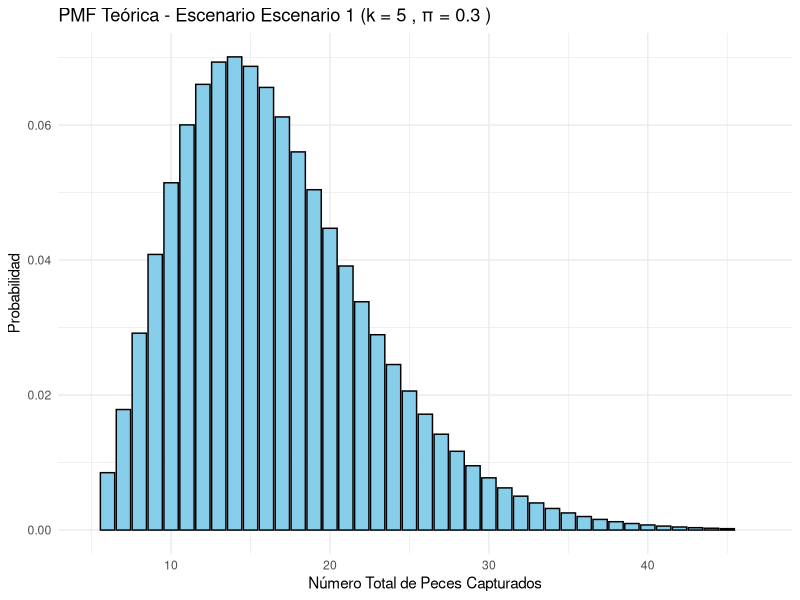
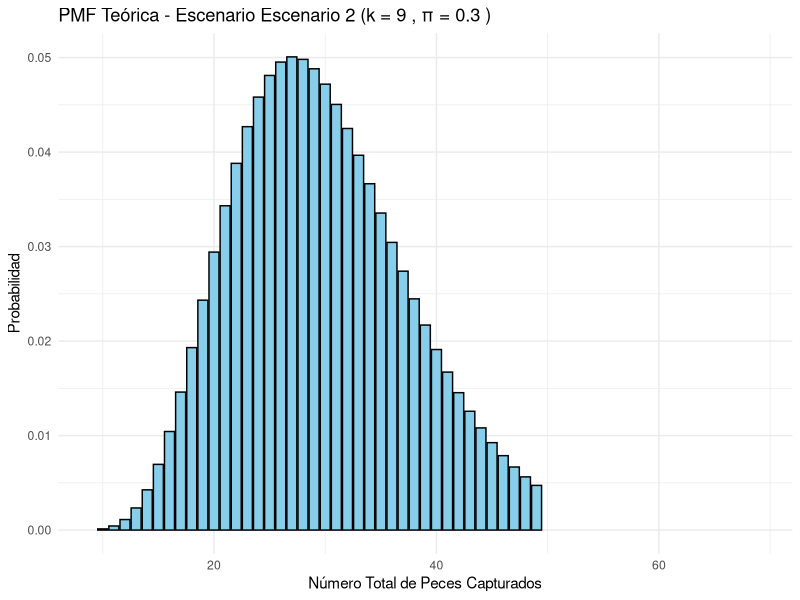
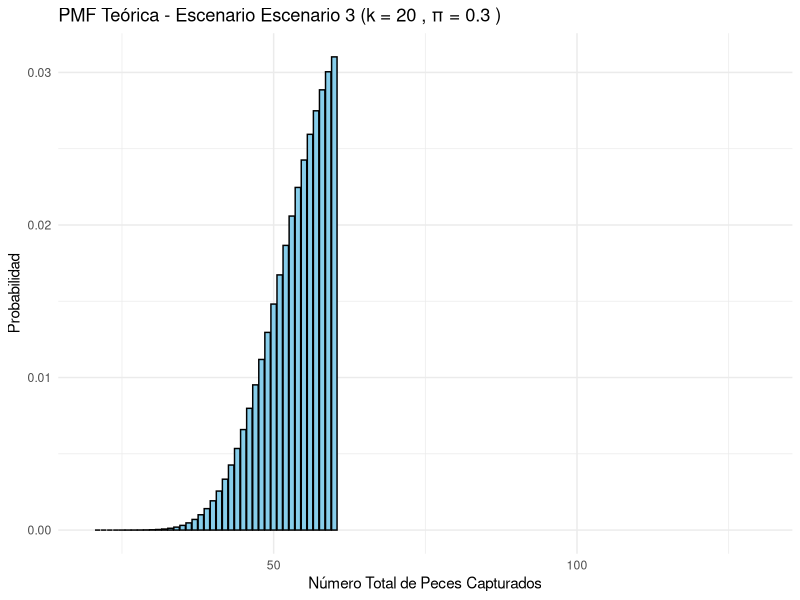

Recreate these plots in R, in order.
# -------------------------------
# UNIVERSIDAD AUTONOMA DE OCCIDENTE
## MAESTRIA EN INTELIGENCIA ARTIFICIAL Y CIENCIA DE DATOS
## INFERENCIA ESTADISTICA
## DESAFÍO 1
## Profesor: Cristian E García.
## Alumno: Yoniliman Galvis Aguirre
## Codigo: 22500214
## CALI - COLOMBIA
### 02/24/2025
# -------------------------------

# -------------------------------
# PREPARAR EL SISTEMA Y CARGAR LIBRERIAS Y 
# -------------------------------

# Variable de control para habilitar o deshabilitar la eliminación de archivos, si tiene problemas para instalar un paqute puede que ayude borrar estos archivos , primero ejecuta este Chunk en FALSE, si hay problemas llevalo a TRUE y ejecuta este Chunk de nuevo. ES probable que tenga que instalar las siguientes dependencias uasndo los siguientes comandos en uan terminal: 
# sudo apt-get update
# sudo apt-get install libharfbuzz-dev libfribidi-dev libcurl4-openssl-dev libssl-dev libxml2-dev libfontconfig1-dev libfreetype6-dev libpng-dev libtiff5-dev libjpeg-dev

eliminar_archivos_habilitado <- FALSE

# Definir los archivos a eliminar
archivos <- c(".Rhistory", ".RData", ".Rprofile")

# Función para eliminar los archivos si existen
eliminar_archivos <- function(archivos) {
  for (archivo in archivos) {
    if (file.exists(archivo)) {
      file.remove(archivo)
      cat("Archivo eliminado:", archivo, "\n")
    } else {
      cat("Archivo no encontrado:", archivo, "\n")
    }
  }
}

# Eliminar los archivos si se habilitó la opción
if (eliminar_archivos_habilitado) {
  eliminar_archivos(archivos)
} else {
  cat("La eliminación de archivos está deshabilitada.\n")
}

# Instalar y cargar el paquete para manejo de conflictos
install.packages("conflicted")
library(conflicted)

# Preferir funciones específicas de paquetes que estan en conflicto en la librería tidyverse purrr y tidyr las cuales tienen funciones con nombres iguales "stats" y "caret". así que vamos adefinir cual de estas funciones vamos a preferir

conflict_prefer("filter", "dplyr")
conflict_prefer("lag", "dplyr")
conflict_prefer("lift", "purrr")

# Para hacer isntalacion de varios paquetes creamos un vector que contenga los nombre de los paquetes que queremos instalar
paquetes <- c("dplyr", "ggplot2", "caret", "ModelMetrics", "stats4", "tidyverse","tidyr")

# hacemos una Función que nos permite instalar paquetes si no están ya instalados en el sistema
instalar_paquetes <- function(paquetes) {
  paquetes_instalados <- paquetes[paquetes %in% installed.packages()[,"Package"]]
  nuevos_paquetes <- paquetes[!(paquetes %in% installed.packages()[,"Package"])]
  
  if(length(nuevos_paquetes)) {
    install.packages(nuevos_paquetes, quiet = TRUE)
    cat("Se instalaron los siguientes paquetes:", nuevos_paquetes, "\n")
  } else {
    cat("Todos los paquetes ya están instalados.\n")
  }
  
  if(length(paquetes_instalados)) {
    cat("Los siguientes paquetes ya estaban instalados:", paquetes_instalados, "\n")
  }
}

# Instala los paquetes que son necesarios
instalar_paquetes(paquetes)


# Cargar los paquetes
library(dplyr)
library(ggplot2)
library(caret)
library(ModelMetrics)
library(stats4)
library(tidyverse)
library(tidyr)

# -------------------------------
# SITUACION 1
# -------------------------------

# Estimacion de la proporcion de peces en el oceano pacífico
## Definimos los parámetros para hacer la simulacion
set.seed(1234)

# pi_verdadero es el valor real del parámetro que queremos estimar, en este caso es la proporcion de la especie de peces en el oceano pacífico $\pi$, contra este valor es que vamos a comparar los estimadores en la simulación, sin este valor no podriamos hacer la validacion del ECM ó del sesgo de la simulación. Si no se conoce el valor pi_verdadero, no es posible usar ECM y tocaría evaluar el rendimiento con otras métricas como varianza, intervalos de confianza o por estudios previos de muestreo.
pi_verdadero <- 0.3  # Valor verdadero de π (0 < π ≤ 0.5)

# Definimos los 3 escenarios: n = número de barcos, k = número de capturas requeridas
Escenarios <- list("Escenario 1" = list(n = 10, k = 5),
                   "Escenario 2" = list(n = 20, k = 9),
                   "Escenario 3" = list(n = 50, k = 20))

B <- 500  # Número de simulaciones por escenario

# --- Función para el Estimador Bayesiano ó Prior---
# Calcula la media del posterior con prior uniforme en (0, 0.5)
media <- function(sum_x, n, k) {
  post_density <- function(pi) {
    2 * pi^(n * k) * (1 - pi)^(sum_x - n * k)
  }
  norm_const <- integrate(post_density, lower = 0, upper = 0.5)$value
  num_int <- integrate(function(pi) pi * post_density(pi),
                       lower = 0, upper = 0.5)$value
  return(num_int / norm_const)
}

# --- Definición de los Estimadores Propuestos ---

# 1. Estimador MLE (o basado en la media muestral)
estimador_mle <- function(data, k) { 
  k / mean(data) 
}

# 2. Estimador basado en transformación logarítmica
# Evitamos usar el nombre "log" para no colisionar con la función base.
estimador_log <- function(data, k) { 
  exp(mean(log(k / data))) 
}

# 3. Estimador Bayesiano
estimador_bayes <- function(data, k) { 
  media(sum(data), length(data), k) 
}

# 4. Estimador UMVUE (insesgado)
estimador_umvue <- function(data, k) {
  (length(data) * k - 1) / (sum(data) - 1)
}

# --- Simulaciones y Comparaciones ---
result <- list()           # Para almacenar el ECM de cada estimador por escenario
estimates_all <- data.frame()  # Para recolectar los valores estimados y graficarlos

for (esc in names(Escenarios)) {
  n <- Escenarios[[esc]]$n
  k <- Escenarios[[esc]]$k
  
  # Matriz para almacenar los valores de cada estimador en cada simulación
  est <- matrix(NA, nrow = B, ncol = 4)
  colnames(est) <- c("MLE", "Logaritmo", "Bayes", "UMVUE")
  
  for (i in 1:B) {
    # Generar datos para n barcos:
    # rnbinom(n, size = k, prob = pi_verdadero) genera el número de fracasos hasta k éxitos.
    # Sumamos k para obtener el total de capturas.
    data <- rnbinom(n, size = k, prob = pi_verdadero) + k
    
    # Calcular cada uno de los estimadores:
    est[i, "MLE"]       <- estimador_mle(data, k)
    est[i, "Logaritmo"] <- estimador_log(data, k)
    est[i, "Bayes"]     <- estimador_bayes(data, k)
    est[i, "UMVUE"]     <- estimador_umvue(data, k)
  }
  
  # Calcular el ECM para cada estimador en el escenario actual
  ECM <- colMeans((est - pi_verdadero)^2)
  result[[esc]] <- ECM
  
  # Convertir a formato largo para graficar
  df <- as.data.frame(est)  # Se usa "est" (no "estimaciones")
  df$Simulacion <- 1:B
  df_long <- pivot_longer(df, cols = c("MLE", "Logaritmo", "Bayes", "UMVUE"),
                          names_to = "Estimador", values_to = "Valor")
  df_long$Escenario <- esc
  estimates_all <- rbind(estimates_all, df_long)
}

# Mostrar los resultados (ECM) para cada escenario
for (esc in names(result)) {
  cat("\nEscenario", esc, "\n")
  print(result[[esc]])
}

# --- Graficar la PMF teórica de la distribución negativa binomial para cada escenario ---
# Esto ilustra la distribución de capturas en un solo barco (para cada k del escenario)
for (esc in names(Escenarios)) {
  k_vis <- Escenarios[[esc]]$k
  x_vals <- k_vis:(k_vis + 40)
  # dnbinom calcula la probabilidad para el número de fracasos, por ello se usa (x - k_vis)
  pmf_vals <- dnbinom(round(x_vals - k_vis), size = k_vis, prob = pi_verdadero)
  df_teorico <- data.frame(Total = x_vals, Probabilidad = pmf_vals)
  
  set.seed(123)  # Para reproducibilidad
  n_sim <- 10000
  simulados <- rnbinom(n_sim, size = k_vis, prob = pi_verdadero) + k_vis
  df_sim <- data.frame(Total = simulados)
  
  g <- ggplot(df_teorico, aes(x = Total, y = Probabilidad)) +
    geom_bar(stat = "identity", fill = "skyblue", color = "black") +
    stat_function(fun = function(x) dnbinom(round(x - k_vis), linewidth = k_vis, prob = pi_verdadero),
                  color = "red", linewidth = 1) +
    labs(title = paste("PMF Teórica - Escenario", esc, "(k =", k_vis, ", π =", pi_verdadero, ")"),
         x = "Número Total de Peces Capturados", y = "Probabilidad") +
    xlim(k_vis, max(simulados)) +
    theme_minimal()
  
  print(g)
}

# Construir la tabla ECM utilizando sapply y verificando que cada estimador exista
ECM_tabla <- data.frame(
  Escenario   = names(result),
  n           = sapply(names(result), function(x) Escenarios[[x]]$n),
  k           = sapply(names(result), function(x) Escenarios[[x]]$k),
  MLE         = sapply(result, function(x) { if("MLE" %in% names(x)) as.numeric(x["MLE"]) else NA }),
  Logaritmo   = sapply(result, function(x) { if("Logaritmo" %in% names(x)) as.numeric(x["Logaritmo"]) else NA }),
  Bayes       = sapply(result, function(x) { if("Bayes" %in% names(x)) as.numeric(x["Bayes"]) else NA }),
  UMVUE       = sapply(result, function(x) { if("UMVUE" %in% names(x)) as.numeric(x["UMVUE"]) else NA }),
  stringsAsFactors = FALSE
)


# Resumen de EMC de el desempeño de los estimadores en cada escenario planteado
if(requireNamespace("knitr", quietly = TRUE)){
  knitr::kable(ECM_tabla, caption = "ECM de cada estimador por escenario, donde n = número de barcos, k = número de capturas requeridas")
} else {
  print(ECM_tabla)
}
